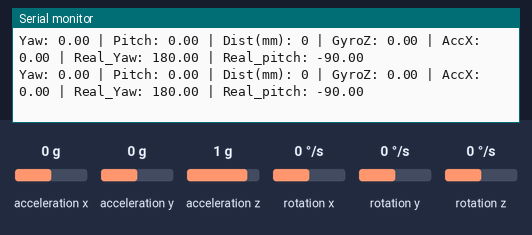
Simulated run of this sketch. Board: ESP32. Parts: the last lines printed to the serial monitor. The test bench sets the inputs (shaded band); at power-on: acceleration x 0 g, acceleration y 0 g, acceleration z 1 g, rotation z 0 °/s, rotation x 0 °/s, rotation y 0 °/s.

Above: at 9.8 s.
9.9 s: acceleration x set to -1.4 g
At 11.0 s:
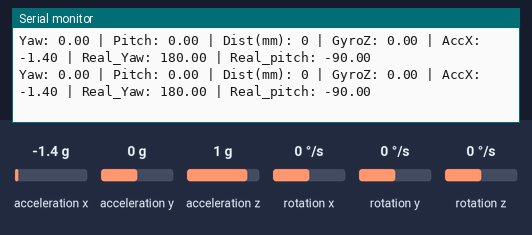
11.4 s: acceleration y set to -1.4 g
At 12.0 s:
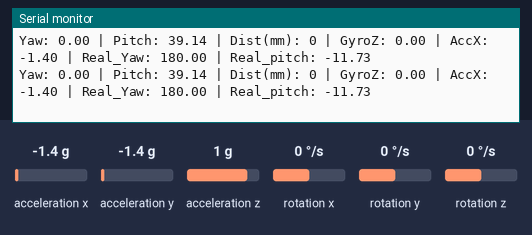
12.9 s: acceleration y set to 0.8 g
At 13.5 s:
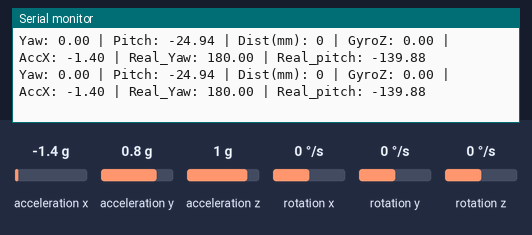
15.9 s: acceleration z set to -1.4 g
At 16.7 s:
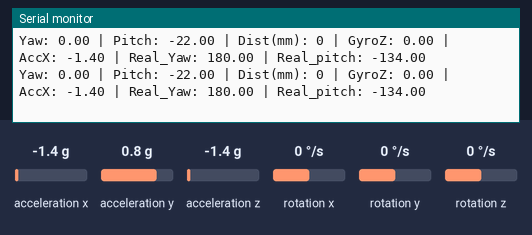
17.4 s: rotation z set to -192 °/s
At 18.3 s:
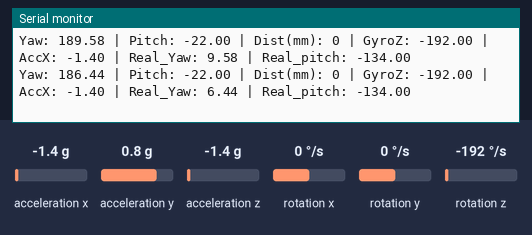
Timing chart, 0 to 20.4 s (numbered marks = the images above; inputs shaded):
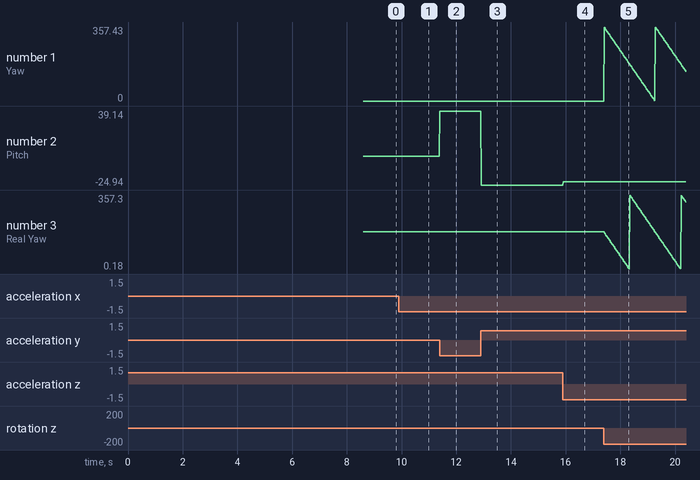

Measured:
- after the input at 9.9 s, the serial monitor: prints a new line at once (image 1)
- after the input at 11.4 s, the serial monitor: prints a new line at once (image 2)
- after the input at 12.9 s, the serial monitor: prints a new line at once (image 3)
- after the input at 15.9 s, the serial monitor: prints a new line at once (image 4)
- after the input at 17.4 s, the serial monitor: prints a new line at once (image 5)
- plotted number 1: 0 → 313.1 after the input at 17.4 s
- plotted number 2: 0 → 39.14 after the input at 11.4 s, 39.14 → -24.94 after the input at 12.9 s, -24.94 → -22 after the input at 15.9 s
- plotted number 3: 180 → 133.1 after the input at 17.4 s

The sketch:

lidar_angle.ino
```cpp
#include <Wire.h>
#include <MPU6050_light.h>
#include <Adafruit_VL53L1X.h>
#include <WiFi.h>

MPU6050 mpu(Wire);
Adafruit_VL53L1X lox = Adafruit_VL53L1X();

float yaw = 0;
float gyroZ_offset = 0;
unsigned long lastTime = 0;

uint16_t distance = 0;  // last valid distance
float real_lidar_pitch;
float real_lidar_yaw;

// Wi-Fi AP
const char* ssid = "ESP32_LIDAR_AP";
const char* password = "12345678"; // min 8 chars
WiFiServer server(80);

// ------------------- MPU6050 CALIBRATION -------------------
void calibrateGyro() {
  Serial.println("Calibrating Gyro... keep MPU6050 still!");
  float sum = 0;
  int samples = 2000;  // more samples for better calibration

  for (int i = 0; i < samples; i++) {
    mpu.update();
    sum += mpu.getGyroZ();
    delay(2);
  }

  gyroZ_offset = sum / samples;
  Serial.print("Gyro Z offset = ");
  Serial.println(gyroZ_offset, 5);
}

// ------------------- SETUP -------------------
void setup() {
  Serial.begin(115200);
  Wire.begin();

  // MPU6050 Init
  if (mpu.begin() != 0) {
    Serial.println("MPU6050 not found!");
    while (1);
  }
  delay(1000);
  calibrateGyro();
  lastTime = micros();

  // VL53L1X Init
  if (!lox.begin()) {
    Serial.println("VL53L1X not found!");
    while (1);
  }
  lox.startRanging();

  // Wi-Fi AP Setup
  Serial.println("Setting up Access Point...");
  WiFi.softAP(ssid, password);
  IPAddress IP = WiFi.softAPIP();
  Serial.print("AP IP address: ");
  Serial.println(IP);
  server.begin();
  Serial.println("Server started! Connect a device to this AP.");
}

// ------------------- LOOP -------------------
void loop() {
  // ---- Update MPU6050 ----
  mpu.update();

  unsigned long now = micros();
  float dt = (now - lastTime) / 1000000.0;
  lastTime = now;

  // ---- Yaw calculation ----
  float gyroZ = mpu.getGyroZ() - gyroZ_offset;
  yaw += gyroZ * dt;
  real_lidar_yaw = 180 + yaw;
  if (yaw < 0) yaw += 360;
  if (yaw >= 360) yaw -= 360;
  if (real_lidar_yaw < 0) real_lidar_yaw += 360;
  if (real_lidar_yaw >= 360) real_lidar_yaw -= 360;

  float pitch = -mpu.getAngleX();
  real_lidar_pitch = (2 * pitch) - 90;

  // ---- VL53L1X distance ----
  if (lox.dataReady()) {
    uint32_t dist_mm = 0;
    lox.GetDistance(&dist_mm);
    distance = (uint16_t)dist_mm;
    lox.clearInterrupt();
  }

  // ---- Prepare data string ----
  String data = "Yaw: " + String(yaw,2) +
                " | Pitch: " + String(pitch,2) +
                " | Dist(mm): " + String(distance) +
                " | GyroZ: " + String(mpu.getGyroZ(),2) +
                " | AccX: " + String(mpu.getAccX(),2) +
                " | Real_Yaw: " + String(real_lidar_yaw,2) +
                " | Real_pitch: " + String(real_lidar_pitch,2);

  Serial.println(data);

  // ---- Handle Wi-Fi clients ----
  WiFiClient client = server.available();
  if (client) {
    Serial.println("New Client Connected");
    while (client.connected()) {
      if (client.available()) {
        char c = client.read();
        if (c == '\n') {
          // Send HTTP response
          client.println("HTTP/1.1 200 OK");
          client.println("Content-type:text/plain");
          client.println("Connection: close");
          client.println();
          client.println(data);  // send sensor data
          break;
        }
      }
    }
    delay(1);
    client.stop();
    Serial.println("Client Disconnected");
  }

  delay(10); // small loop delay
}
```
